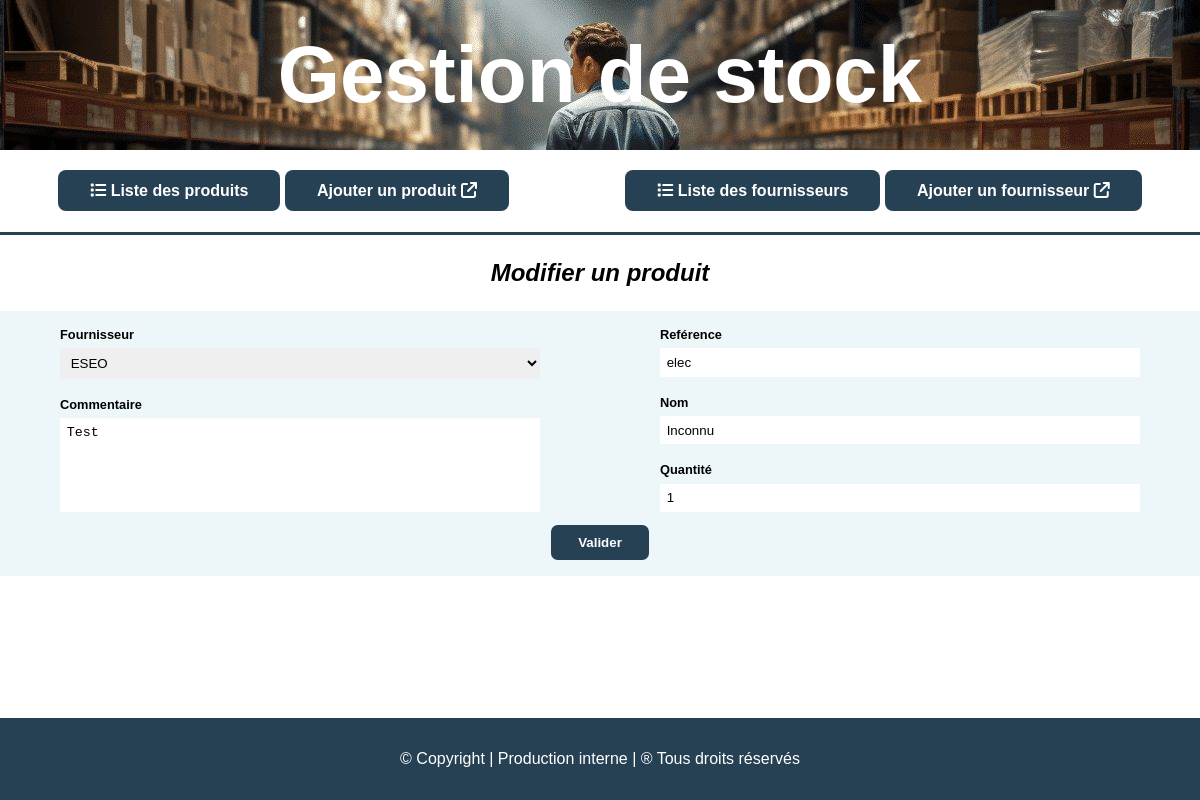
/index.php?page=formulaireProduit&idproduit=7, run on the app's committed database.
### tables this page shows
CREATE TABLE IF NOT EXISTS `produits` (
  `idproduit` int NOT NULL AUTO_INCREMENT,
  `idfournisseur` int NOT NULL,
  `reference` varchar(5) NOT NULL,
  `nom` varchar(45) NOT NULL,
  `quantite` int NOT NULL,
  `commentaire` varchar(45) NOT NULL,
  PRIMARY KEY (`idproduit`),
  KEY `idfournisseur` (`idfournisseur`)
);

### pages/formulaire_produit.php (the view)
<?php
$formulaire = false;
$requete = $connexion->prepare("SELECT * FROM fournisseurs");
$requete->execute();
$fournisseurs = $requete->fetchall(PDO::FETCH_ASSOC);
$param = isset($_GET['param']) ? $_GET['param'] : null;
if ($param == "create") {
    $formulaire = true;
    $titre = "Ajouter un produit";
    $action = "index.php?page=createProduit";
    $idfournisseur = null;
    $reference = null;
    $nom = null;
    $quantite = null;
    $commentaire = null;
} else {
    $idproduit = isset($_GET['idproduit']) ? $_GET['idproduit'] : null;
    if ($idproduit) {
        $requete = $connexion->prepare("SELECT * FROM produits WHERE idproduit = :idproduit");
        $requete->bindParam(':idproduit', $idproduit);
        $requete->execute();
        $produit = $requete->fetch(PDO::FETCH_ASSOC);
        if ($produit) {
            $formulaire = true;
            $titre = "Modifier un produit";
            $action = "index.php?page=updateProduit&idproduit=$idproduit";
            $idfournisseur = $produit['idfournisseur'];
            $reference = $produit['reference'];
            $nom = $produit['nom'];
            $quantite = $produit['quantite'];
            $commentaire = $produit['commentaire'];
        } else {
            echo "<h1>Produit non trouvé !</h1>";
        }
    } else {
        echo "<h1>ID Produit non spécifié ou manquant !</h1>";
    }
}
if ($formulaire) {
?>
    <h1><?php echo $titre ?></h1>
    <form method="post" action="<?php echo $action ?>">
        <fieldset>
            <div class="champGauche">
                <label for="idfournisseur">Fournisseur</label>
                <select id="idfournisseur" name="idfournisseur">
                    <?php
                    foreach ($fournisseurs as $fournisseur) {
                        if ($idfournisseur == $fournisseur['idfournisseur']) {
                            echo "<option value=" . $fournisseur['idfournisseur'] . " selected>" . $fournisseur['societe'] . "</option>";
                        } else {
                            echo "<option value=" . $fournisseur['idfournisseur'] . ">" . $fournisseur['societe'] . "</option>";
                        }
                    }
                    ?>
                </select><br>
                <label for="commentaire">Commentaire</label>
                <textarea id="commentaire" name="commentaire" rows="5"><?php echo $commentaire; ?></textarea>
            </div>
            <div class="champDroit">
                <label for="reference">Reférence</label>
                <input type="text" id="reference" name="reference" value="<?php echo $reference; ?>"><br>
                <label for="nom">Nom</label>
                <input type="text" id="nom" name="nom" value="<?php echo $nom; ?>"><br>
                <label for="quantite">Quantité</label>
                <input type="number" id="quantite" name="quantite" value="<?php echo $quantite; ?>">
            </div>
        </fieldset>
        <input type="submit" value="Valider">
    </form>
<?php
}

### styles/style.css (style rules this page uses)
html, body { height: 100%; margin: 0; }
h1 { margin: 1em 0; font-size: 1.5em; font-weight: bold; font-style: italic; text-align: center; }
form { padding: 1em 0em; background-color: #edf6f9; }
fieldset { display: flex; justify-content: space-around; border: none; padding: 0; margin: 0; }
.champDroit { display: flex; flex-direction: column; width: 40%; }
.champGauche { display: flex; flex-direction: column; width: 40%; }
label { margin-bottom: 0.5em; font-size: 0.8em; font-weight: bold; }
input, select, textarea { border: none; padding: 0.5em; }
textarea { flex: 1; resize: none; }
input[type="submit"] { display: flex; margin: auto; border-radius: 0.5em; padding: 0.75em 2em; margin-top: 1em; background-color: #264054; color:#FFFFFF; font-weight: bold; cursor: pointer; }

### data on the page
produits: commentaire "Test", reference "elec", nom "Inconnu", quantite "1"

### other printed values
$titre "Modifier un produit"
form field idfournisseur "ESEO"
